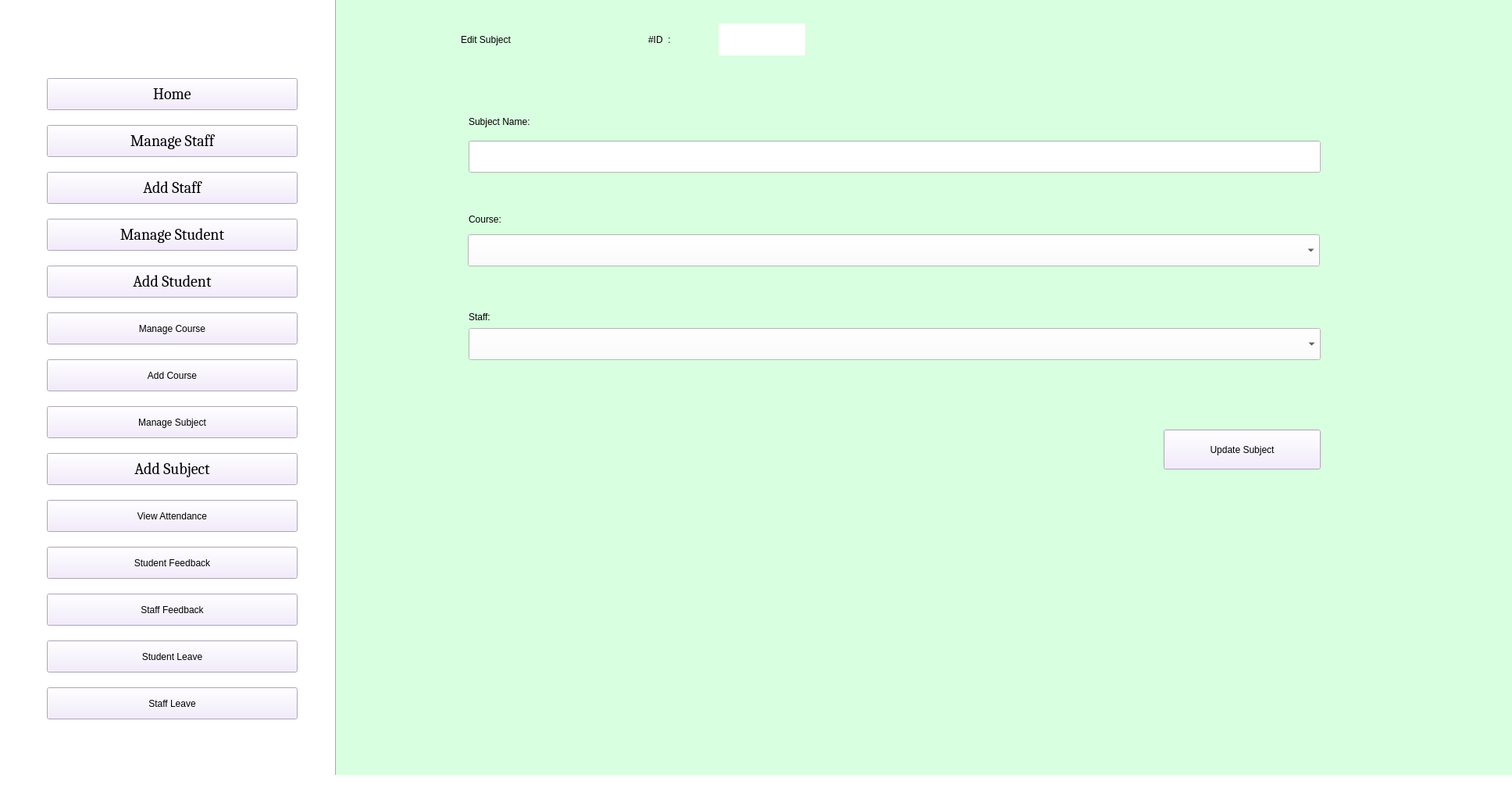
<?xml version="1.0" encoding="UTF-8"?>
<ui version="4.0">
 <class>AdminHomePage</class>
 <widget class="QMainWindow" name="AdminHomePage">
  <property name="enabled">
   <bool>true</bool>
  </property>
  <property name="geometry">
   <rect>
    <x>0</x>
    <y>0</y>
    <width>1936</width>
    <height>1014</height>
   </rect>
  </property>
  <property name="windowTitle">
   <string>Admin Home Page</string>
  </property>
  <property name="styleSheet">
   <string notr="true">background-color: rgb(255, 225, 198);
background-color: rgb(255, 255, 255);
</string>
  </property>
  <widget class="QWidget" name="centralwidget">
   <widget class="QPushButton" name="Home_b">
    <property name="geometry">
     <rect>
      <x>60</x>
      <y>100</y>
      <width>321</width>
      <height>41</height>
     </rect>
    </property>
    <property name="font">
     <font>
      <family>Cambria</family>
      <pointsize>15</pointsize>
      <weight>50</weight>
      <italic>false</italic>
      <bold>false</bold>
     </font>
    </property>
    <property name="styleSheet">
     <string notr="true">font: 15pt &quot;Cambria&quot;;
background-color: rgb(241, 231, 254);</string>
    </property>
    <property name="text">
     <string>Home</string>
    </property>
   </widget>
   <widget class="QPushButton" name="ManageStaff_b">
    <property name="geometry">
     <rect>
      <x>60</x>
      <y>160</y>
      <width>321</width>
      <height>41</height>
     </rect>
    </property>
    <property name="font">
     <font>
      <family>Cambria</family>
      <pointsize>15</pointsize>
      <weight>50</weight>
      <italic>false</italic>
      <bold>false</bold>
     </font>
    </property>
    <property name="styleSheet">
     <string notr="true">font: 15pt &quot;Cambria&quot;;
background-color: rgb(241, 231, 254);</string>
    </property>
    <property name="text">
     <string>Manage Staff</string>
    </property>
   </widget>
   <widget class="QPushButton" name="AddStaff_b">
    <property name="geometry">
     <rect>
      <x>60</x>
      <y>220</y>
      <width>321</width>
      <height>41</height>
     </rect>
    </property>
    <property name="font">
     <font>
      <family>Cambria</family>
      <pointsize>15</pointsize>
      <weight>50</weight>
      <italic>false</italic>
      <bold>false</bold>
     </font>
    </property>
    <property name="styleSheet">
     <string notr="true">font: 15pt &quot;Cambria&quot;;
background-color: rgb(241, 231, 254);</string>
    </property>
    <property name="text">
     <string>Add Staff</string>
    </property>
   </widget>
   <widget class="QPushButton" name="AddStudent_b">
    <property name="geometry">
     <rect>
      <x>60</x>
      <y>340</y>
      <width>321</width>
      <height>41</height>
     </rect>
    </property>
    <property name="font">
     <font>
      <family>Cambria</family>
      <pointsize>15</pointsize>
      <weight>50</weight>
      <italic>false</italic>
      <bold>false</bold>
     </font>
    </property>
    <property name="styleSheet">
     <string notr="true">font: 15pt &quot;Cambria&quot;;
background-color: rgb(241, 231, 254);</string>
    </property>
    <property name="text">
     <string>Add Student</string>
    </property>
   </widget>
   <widget class="QPushButton" name="ManageCourse_b">
    <property name="geometry">
     <rect>
      <x>60</x>
      <y>400</y>
      <width>321</width>
      <height>41</height>
     </rect>
    </property>
    <property name="styleSheet">
     <string notr="true">font: 15pt &quot;Cambria&quot;;
background-color: rgb(241, 231, 254);</string>
    </property>
    <property name="text">
     <string>Manage Course</string>
    </property>
   </widget>
   <widget class="QPushButton" name="AddCourse_b">
    <property name="geometry">
     <rect>
      <x>60</x>
      <y>460</y>
      <width>321</width>
      <height>41</height>
     </rect>
    </property>
    <property name="styleSheet">
     <string notr="true">font: 15pt &quot;Cambria&quot;;
background-color: rgb(241, 231, 254);</string>
    </property>
    <property name="text">
     <string>Add Course</string>
    </property>
   </widget>
   <widget class="QPushButton" name="ManageSubject_b">
    <property name="geometry">
     <rect>
      <x>60</x>
      <y>520</y>
      <width>321</width>
      <height>41</height>
     </rect>
    </property>
    <property name="styleSheet">
     <string notr="true">font: 15pt &quot;Cambria&quot;;
background-color: rgb(241, 231, 254);</string>
    </property>
    <property name="text">
     <string>Manage Subject</string>
    </property>
   </widget>
   <widget class="QPushButton" name="AddSubject_b">
    <property name="geometry">
     <rect>
      <x>60</x>
      <y>580</y>
      <width>321</width>
      <height>41</height>
     </rect>
    </property>
    <property name="font">
     <font>
      <family>Cambria</family>
      <pointsize>15</pointsize>
      <weight>50</weight>
      <italic>false</italic>
      <bold>false</bold>
     </font>
    </property>
    <property name="styleSheet">
     <string notr="true">font: 15pt &quot;Cambria&quot;;
background-color: rgb(241, 231, 254);</string>
    </property>
    <property name="text">
     <string>Add Subject</string>
    </property>
   </widget>
   <widget class="QPushButton" name="ViewAttendance_b">
    <property name="geometry">
     <rect>
      <x>60</x>
      <y>640</y>
      <width>321</width>
      <height>41</height>
     </rect>
    </property>
    <property name="styleSheet">
     <string notr="true">font: 15pt &quot;Cambria&quot;;
background-color: rgb(241, 231, 254);</string>
    </property>
    <property name="text">
     <string>View Attendance</string>
    </property>
   </widget>
   <widget class="QPushButton" name="StudentFeedback_b">
    <property name="geometry">
     <rect>
      <x>60</x>
      <y>700</y>
      <width>321</width>
      <height>41</height>
     </rect>
    </property>
    <property name="styleSheet">
     <string notr="true">font: 15pt &quot;Cambria&quot;;
background-color: rgb(241, 231, 254);</string>
    </property>
    <property name="text">
     <string>Student Feedback</string>
    </property>
   </widget>
   <widget class="QPushButton" name="StaffFeedback_b">
    <property name="geometry">
     <rect>
      <x>60</x>
      <y>760</y>
      <width>321</width>
      <height>41</height>
     </rect>
    </property>
    <property name="styleSheet">
     <string notr="true">font: 15pt &quot;Cambria&quot;;
background-color: rgb(241, 231, 254);</string>
    </property>
    <property name="text">
     <string>Staff Feedback</string>
    </property>
   </widget>
   <widget class="QPushButton" name="StudentLeave_b">
    <property name="geometry">
     <rect>
      <x>60</x>
      <y>820</y>
      <width>321</width>
      <height>41</height>
     </rect>
    </property>
    <property name="styleSheet">
     <string notr="true">font: 15pt &quot;Cambria&quot;;
background-color: rgb(241, 231, 254);</string>
    </property>
    <property name="text">
     <string>Student Leave</string>
    </property>
   </widget>
   <widget class="QPushButton" name="ManageStudent_b">
    <property name="geometry">
     <rect>
      <x>60</x>
      <y>280</y>
      <width>321</width>
      <height>41</height>
     </rect>
    </property>
    <property name="font">
     <font>
      <family>Cambria</family>
      <pointsize>15</pointsize>
      <weight>50</weight>
      <italic>false</italic>
      <bold>false</bold>
     </font>
    </property>
    <property name="styleSheet">
     <string notr="true">font: 15pt &quot;Cambria&quot;;
background-color: rgb(241, 231, 254);</string>
    </property>
    <property name="text">
     <string>Manage Student</string>
    </property>
   </widget>
   <widget class="QPushButton" name="StaffLeave_b">
    <property name="geometry">
     <rect>
      <x>60</x>
      <y>880</y>
      <width>321</width>
      <height>41</height>
     </rect>
    </property>
    <property name="styleSheet">
     <string notr="true">font: 15pt &quot;Cambria&quot;;
background-color: rgb(241, 231, 254);</string>
    </property>
    <property name="text">
     <string>Staff Leave</string>
    </property>
   </widget>
   <widget class="Line" name="line">
    <property name="geometry">
     <rect>
      <x>420</x>
      <y>-50</y>
      <width>20</width>
      <height>1081</height>
     </rect>
    </property>
    <property name="orientation">
     <enum>Qt::Vertical</enum>
    </property>
   </widget>
   <widget class="QLabel" name="AdminEditSubject_l">
    <property name="geometry">
     <rect>
      <x>430</x>
      <y>-10</y>
      <width>1671</width>
      <height>1031</height>
     </rect>
    </property>
    <property name="styleSheet">
     <string notr="true">background-color: rgb(216, 255, 223);</string>
    </property>
    <property name="text">
     <string/>
    </property>
   </widget>
   <widget class="QLabel" name="EditSubject_l">
    <property name="geometry">
     <rect>
      <x>590</x>
      <y>30</y>
      <width>1351</width>
      <height>41</height>
     </rect>
    </property>
    <property name="styleSheet">
     <string notr="true">font: 75 17pt &quot;Times New Roman&quot;;
background-color: rgb(216, 255, 223);

</string>
    </property>
    <property name="text">
     <string>Edit Subject</string>
    </property>
   </widget>
   <widget class="QPushButton" name="UpdateSubject_b">
    <property name="geometry">
     <rect>
      <x>1490</x>
      <y>550</y>
      <width>201</width>
      <height>51</height>
     </rect>
    </property>
    <property name="styleSheet">
     <string notr="true">font: 12pt &quot;Cambria&quot;;
background-color: rgb(241, 231, 254);</string>
    </property>
    <property name="text">
     <string>Update Subject</string>
    </property>
   </widget>
   <widget class="QLabel" name="Staff_l">
    <property name="geometry">
     <rect>
      <x>600</x>
      <y>390</y>
      <width>361</width>
      <height>31</height>
     </rect>
    </property>
    <property name="styleSheet">
     <string notr="true">font: 15pt &quot;Times New Roman&quot;;
background-color: rgb(216, 255, 223);
</string>
    </property>
    <property name="text">
     <string>Staff:</string>
    </property>
   </widget>
   <widget class="QLineEdit" name="SubjectName_tb">
    <property name="geometry">
     <rect>
      <x>600</x>
      <y>180</y>
      <width>1091</width>
      <height>41</height>
     </rect>
    </property>
    <property name="styleSheet">
     <string notr="true">font: 15pt &quot;Times New Roman&quot;;</string>
    </property>
   </widget>
   <widget class="QLabel" name="SubjectName_l">
    <property name="geometry">
     <rect>
      <x>600</x>
      <y>140</y>
      <width>361</width>
      <height>31</height>
     </rect>
    </property>
    <property name="styleSheet">
     <string notr="true">font: 15pt &quot;Times New Roman&quot;;
background-color: rgb(216, 255, 223);
</string>
    </property>
    <property name="text">
     <string>Subject Name:</string>
    </property>
   </widget>
   <widget class="QLabel" name="Course_l">
    <property name="geometry">
     <rect>
      <x>600</x>
      <y>270</y>
      <width>361</width>
      <height>21</height>
     </rect>
    </property>
    <property name="styleSheet">
     <string notr="true">font: 15pt &quot;Times New Roman&quot;;
background-color: rgb(216, 255, 223);
</string>
    </property>
    <property name="text">
     <string>Course:</string>
    </property>
   </widget>
   <widget class="QComboBox" name="Course_cb">
    <property name="geometry">
     <rect>
      <x>599</x>
      <y>300</y>
      <width>1091</width>
      <height>41</height>
     </rect>
    </property>
   </widget>
   <widget class="QComboBox" name="Staff_cb">
    <property name="geometry">
     <rect>
      <x>600</x>
      <y>420</y>
      <width>1091</width>
      <height>41</height>
     </rect>
    </property>
   </widget>
   <widget class="QLabel" name="ID_l">
    <property name="geometry">
     <rect>
      <x>830</x>
      <y>20</y>
      <width>151</width>
      <height>61</height>
     </rect>
    </property>
    <property name="styleSheet">
     <string notr="true">font: 75 17pt &quot;Times New Roman&quot;;
background-color: rgb(216, 255, 223);</string>
    </property>
    <property name="text">
     <string>#ID  :  </string>
    </property>
   </widget>
   <widget class="QLabel" name="ID_l_2">
    <property name="geometry">
     <rect>
      <x>920</x>
      <y>30</y>
      <width>111</width>
      <height>41</height>
     </rect>
    </property>
    <property name="styleSheet">
     <string notr="true">ont: 75 17pt &quot;Times New Roman&quot;;</string>
    </property>
    <property name="text">
     <string/>
    </property>
   </widget>
  </widget>
  <widget class="QStatusBar" name="statusbar"/>
 </widget>
 <resources/>
 <connections/>
</ui>
